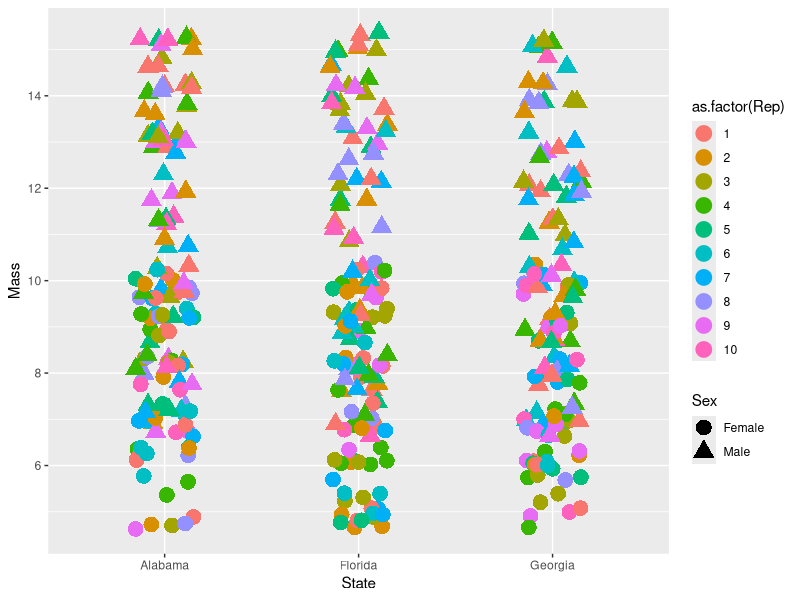

Write the R code that produced this figure.
# Mixed Models 
# Leah N. Crowley - Fall 2023 

# Call requried packages to workspace: 
library(ggplot2)
library(dplyr)
library(arm)
library(MASS)
library(ggfortify)
library(nlme)
library(lme4)
library(lmerTest)
library(emmeans)
library(ggtext)
library(patchwork)

# Read in data you are using for this assignment: 
  birds <- read.csv("birds.csv")

# Make initial plot of data:
  ggplot(birds, aes(State, Mass, colour = as.factor(Rep), shape=Sex)) + 
    geom_jitter(width =0.15, size=5)

# First model of data:
  birdy.states <- lmer(Mass ~ (1|State/Rep), data = birds)
  summary(birdy.states)
  anova(birdy.states)
  
# ANOVA for linear model of data: 
  anova(lm(Mass ~ State/Rep, data = birds))

# Interested in differences among the different states; use state as a fixed effect: 
  birdy.states.2 <- lmer(Mass ~ State + (1|State/Rep), data = birds)
  summary(birdy.states.2)
  anova(birdy.states.2)
 
# Test to see which model fits the bird data the best:
  anova(birdy.states.2,birdy.states, test = "Chisq")
  # They are incredibly close (AIC of 1997.5 vs 1999.6). 
  
# Fit a generalized linear mixed model with point ID as a random effect (random intercept)
  glmm <- glmer(Presence ~ Elevation + (1|PointID), data = birds, family = binomial(link = "logit"),
                control=glmerControl(optimizer="bobyqa",optCtrl=list(maxfun=2e5)))
  summary(glmm)

# Fit a generalized linear mixed model with point ID as a random effect (random intercept) that varies by state (random slope)
  glmm2 <- glmer(Presence ~ Elevation + (1 + State|PointID), data = birds, family = binomial(link = "logit"))
  summary(glmm2)

# Fit a generalized linear mixed model with point ID as a random effect only
  glmm3 <- glmer(Presence ~ (1|PointID), data = birds, family = binomial(link = "logit"))
  summary(glmm3)

# Compare models:
  AIC(glmm, glmm2, glmm3)
  AIC(glmm, glmm2, glmm3)[2]-min(AIC(glmm, glmm2, glmm3)[2])
